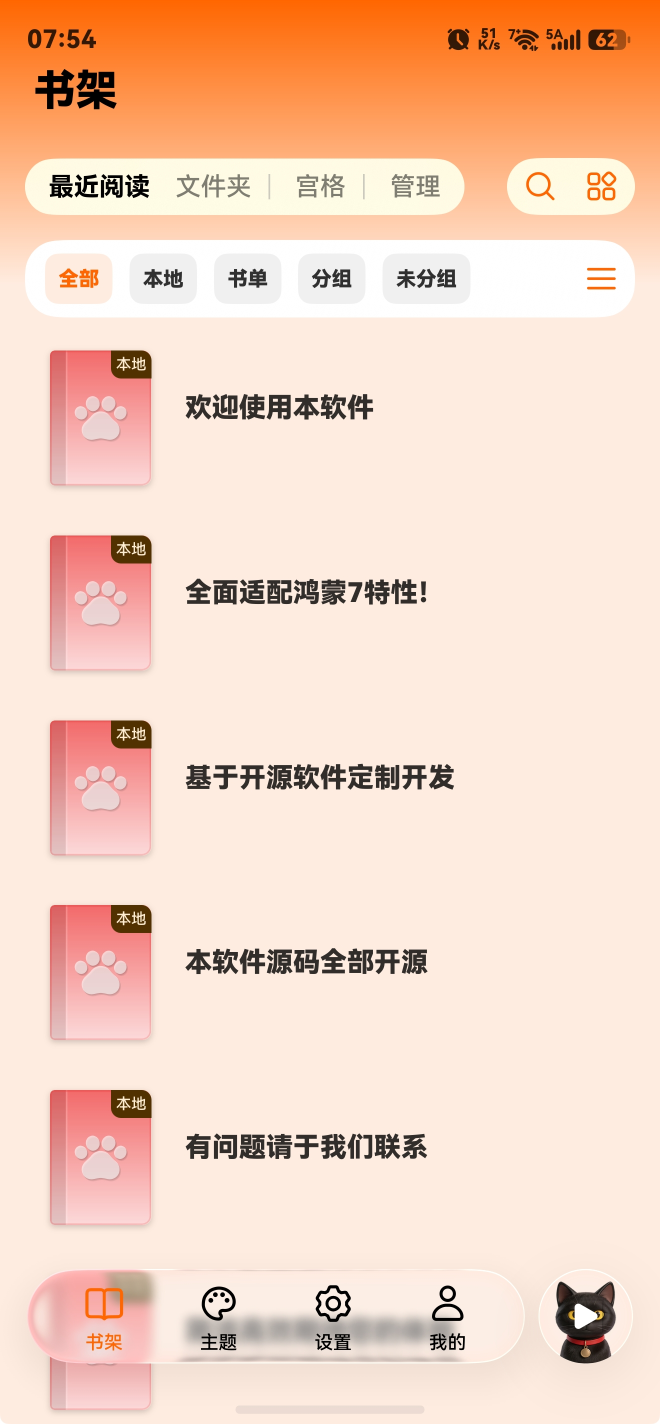
#> input picture promo/src/02_shelf_new.jpg, 1320 x 2848 px (shown at 1/2 size)
$ python splice_shelf.py
#> lines starting #> are read from the running program, lines starting #| are printed output that depends on the picture; pictures that were not available may be replaced by others from this repository, and a replacement may not be noted
# -*- coding: utf-8 -*-
"""promo/video/splice_shelf.py —— 把「旧截图的书列」拼到「新截图」上

背景
----
2026-10-17 截图顶部标题从「书架」改成了「喵阅」（品牌露出），但新截图的书架只剩
1 本书（默认协议），物料会空一大片。两张截图的版式坐标**完全一致**（实测：
状态栏 57-99、标题 140-218、页签 350-394、筛选 538-574、第一本书 701-837），
所以可以把旧图的 5 本书列原样搬过来。

为什么能无缝
------------
实测书列区域的背景两图**逐像素相同**（`[254,236,224]`，|diff|=0，y 620..2200），
所以只要在**纯背景行**上切，接缝不可见。脚本会自己找这样的行并断言。

用法
----
    python promo/video/splice_shelf.py            # 输出到 00_原始素材/截图/
    python promo/video/splice_shelf.py --dry-run  # 只打印诊断，不写文件
"""

import argparse
import os
import sys

import numpy as np
from PIL import Image

HERE = os.path.dirname(os.path.abspath(__file__))
PROJECT = os.path.dirname(os.path.dirname(HERE))
OLD = os.path.join(PROJECT, 'promo', 'src', '02_shelf_new.jpg')
SHOT_DIR = os.path.join(PROJECT, 'docs', '宣发物料', '00_原始素材', '截图')
NEW = os.path.join(SHOT_DIR, '02_书架_喵阅标题.jpg')
OUT = os.path.join(SHOT_DIR, '02_书架_喵阅_带书.png')

FEATHER = 28          # 接缝羽化高度（像素）
CONTENT_TH = 8        # 内容判定阈值（通道差）；背景实测 0，留 8 完全够
BG = np.array([254, 236, 224])

# 切缝（实测，见 _shelf_rows.py）：
#   旧图内容行 620..2457，其中 620..634 是筛选胶囊的下沿阴影，
#   5 本书分别在 699..978 / 1069..1348 / 1439..1718 / 1809..2087 / 2179..2457；
#   dock 从 ~2500 起。⇒ 上下切缝选 660 与 2470，两处都是纯背景。
SEAM_TOP = 660
SEAM_BOT = 2470


def assert_clean_seam(old, new, y, span=4):
    """断言 y 附近是纯背景、且两图一致 —— 否则拼出来会露横线。"""
    for yy in range(y, y + span):
        o, n = old[yy], new[yy]
        if np.abs(o - n).max() > 2:
            raise SystemExit(f'切缝 y={yy} 两图不一致（最大差 {np.abs(o - n).max()}）⇒ 会露线')
        if np.abs(o - BG).max() > 4:
            raise SystemExit(f'切缝 y={yy} 不是纯背景（离背景色 {np.abs(o - BG).max()}）⇒ 会切到内容')


def content_band(img, y_lo=640, y_hi=2480, x_lo=60, x_hi=1300, th=12):
    sub = img[y_lo:y_hi, x_lo:x_hi]
    dist = np.abs(sub - BG).max(axis=2)
    rows = np.where(dist.max(axis=1) > th)[0] + y_lo
    return int(rows.min()), int(rows.max())


def main():
    ap = argparse.ArgumentParser()
    ap.add_argument('--dry-run', action='store_true')
    args = ap.parse_args()

    old = np.asarray(Image.open(OLD).convert('RGB')).astype(np.int32)
    new = np.asarray(Image.open(NEW).convert('RGB')).astype(np.int32)
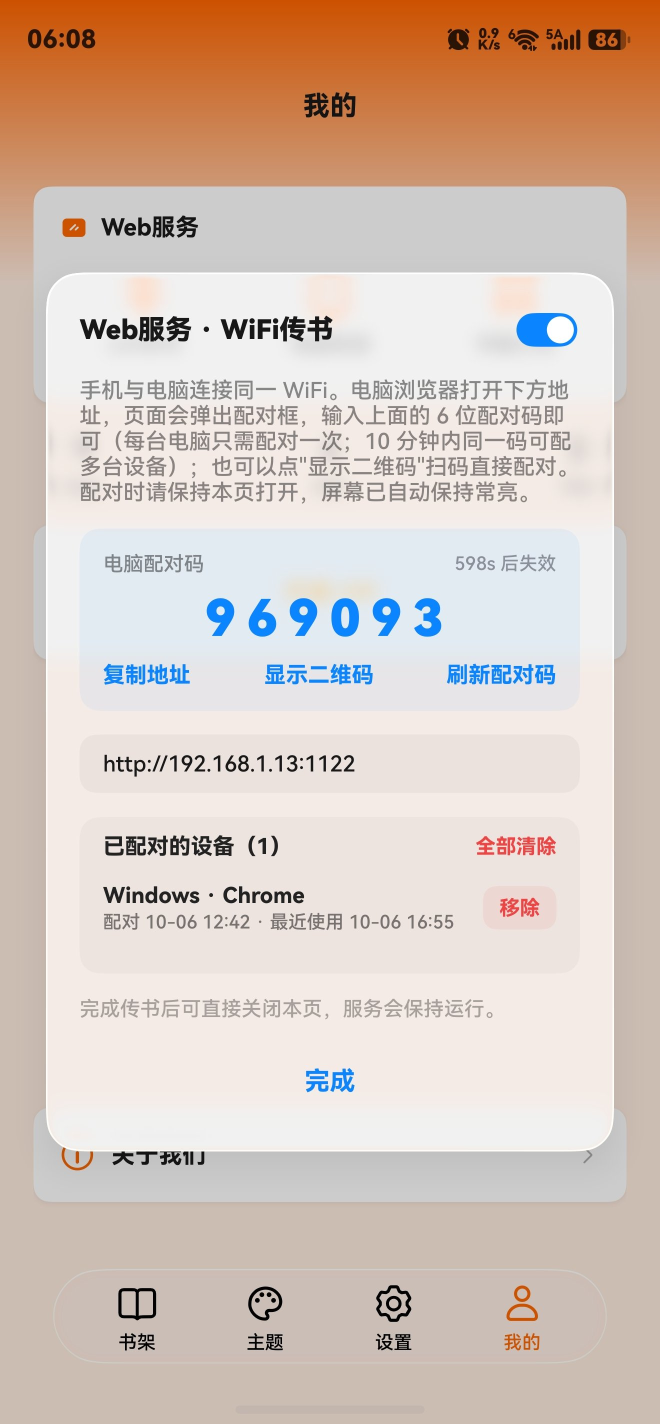
#> input picture promo/src/01_wifi.jpg, 1320 x 2848 px, given in place of 02_书架_喵阅标题.jpg, which was not available (shown at 1/2 size)
    assert old.shape == new.shape, f'两图尺寸不同：{old.shape} vs {new.shape}'
    H, W, _ = old.shape
#> H = 2848; W = 1320

    diff = np.abs(old - new)
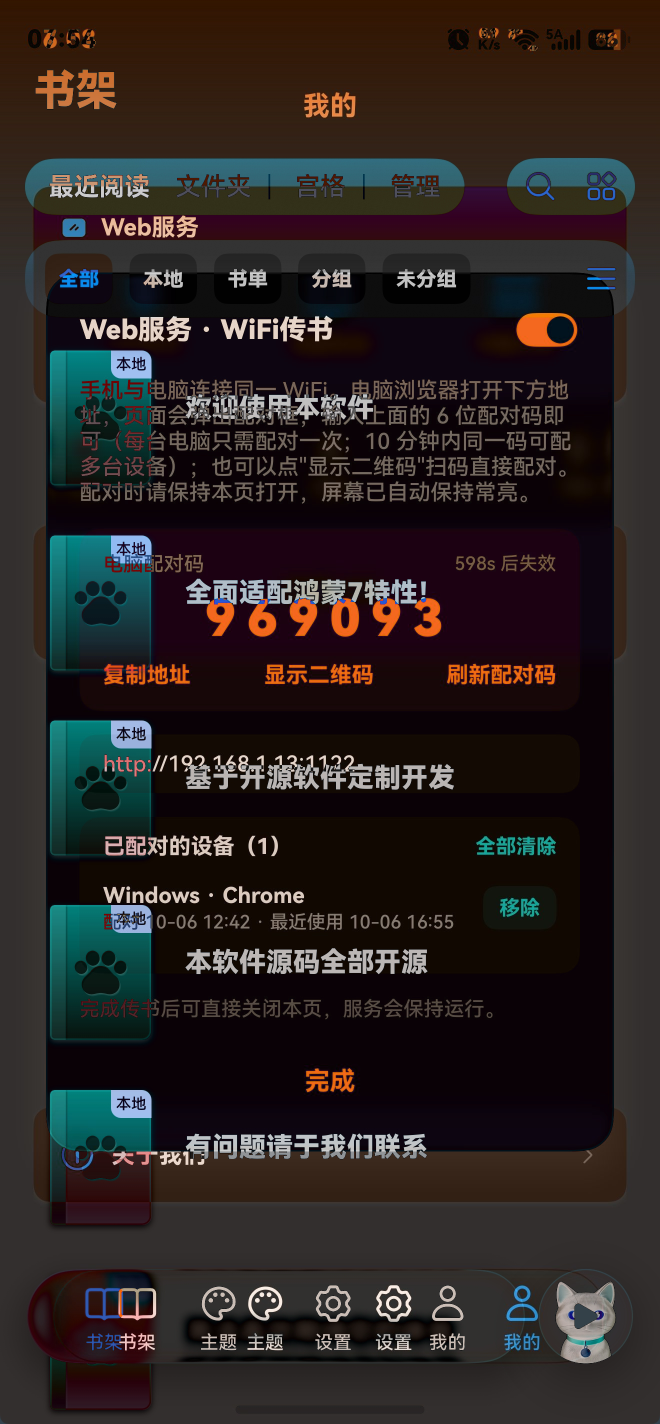
#> diff: shape (2848, 1320, 3) int32 (shown at 1/2 size); mean R, G, B 42.2, 35.1, 33.9
    rowmax = diff.max(axis=2)
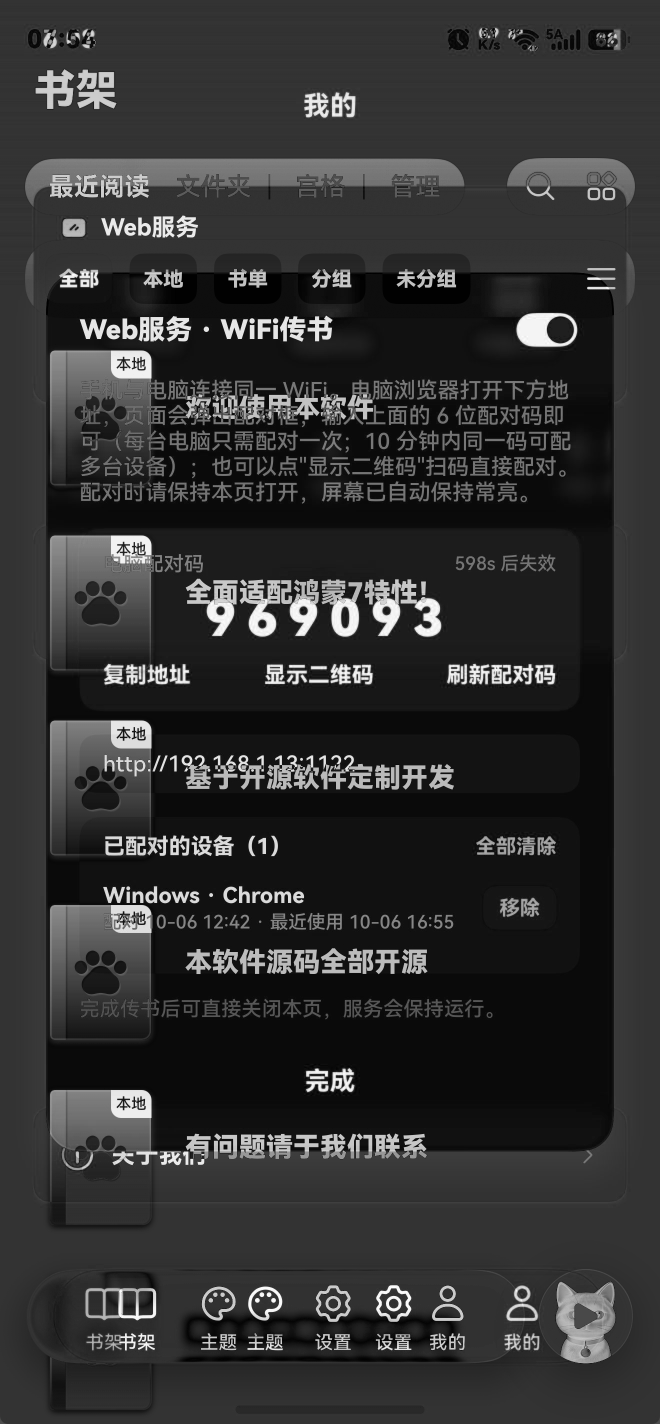
#> rowmax: shape (2848, 1320) int32 (shown at 1/2 size); min 0, max 255, mean 48.5
    has_content = rowmax.max(axis=1) > CONTENT_TH

    top, bot = SEAM_TOP, SEAM_BOT
    assert_clean_seam(old, new, top)
    assert_clean_seam(old, new, bot)
    print(f'切缝上沿 top={top}（纯背景、两图一致）  切缝下沿 bot={bot}（同）')

    # 诊断：旧图书列的实际范围必须落在切缝之内
    o_lo, o_hi = content_band(old)
    n_lo, n_hi = content_band(new)
    print(f'旧图书列 {o_lo}..{o_hi}   新图书列 {n_lo}..{n_hi}')
    assert o_lo >= top and o_hi <= bot, f'旧书列 {o_lo}..{o_hi} 溢出切缝 {top}..{bot}'
    assert o_hi > n_hi, '旧图内容并不比新图多，没有拼接的必要'
    assert bot - top > 1500, f'切缝区间异常（{bot - top}px）'

    # ── 合成：new 为主体，把 old 的 [top,bot) 整行贴过来，上下做羽化 ────────
    out = new.copy()
    patch = old[top:bot].copy()

    n = min(FEATHER, (bot - top) // 4)
    if n > 0:
        ramp = np.linspace(0.0, 1.0, n)[:, None, None]
        patch[:n] = new[top:top + n] * (1 - ramp) + patch[:n] * ramp
        patch[-n:] = new[bot - n:bot] * ramp[::-1] + patch[-n:] * (1 - ramp[::-1])

    out[top:bot] = patch
    print(f'拼接完成：y {top}..{bot}（{bot - top} px），羽化 {n} px')

    if args.dry_run:
        print('[dry-run] 不写文件')
        return

    Image.fromarray(out.astype(np.uint8), 'RGB').save(OUT)
    print(f'[saved] {OUT}  {os.path.getsize(OUT) // 1024} KB')


if __name__ == '__main__':
#> (the run stopped early here; a loop or call above may not have finished)
